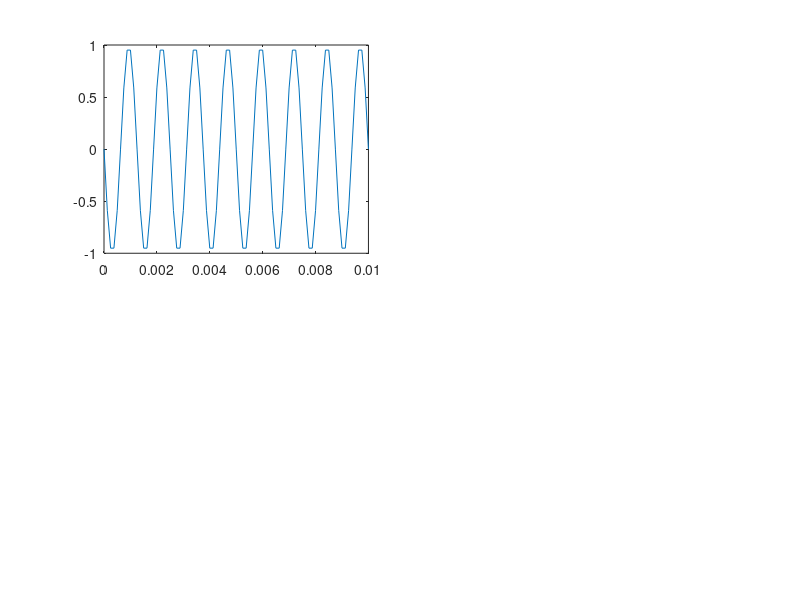

Write MATLAB code to recreate this figure. (Note: this script raises an error after producing the figure.)
clc;
clear;

% Use sinusoid frequency f = 300 Hz
f = [7200,7600,7800,7900];
%
% Sampling frequency and interval
fs = 8000;
Ts = 1/fs;
%
% Set time duration of plot, i.e., 10 msec.
tfinalplot = 10e-3;
%
% Make the time vector for the plot
nplot=0:Ts:tfinalplot;
%
% Make the time vector for replayed sound spurt
% Play the spurt for 2 seconds
tfinal = 2;
nsound=0:Ts:tfinal;
%


set(gcf, 'Position',  [400, 140, 1200, 800]);
%
C = [];
% Make the plot
for i = 1:4
    % Sample the sinusoid.
    xnT = sin(2*pi*f(1,i)*nsound);
    subplot(2,2,i);
    plot(nplot, xnT(1:length(nplot)));
    title("Subplot"+i+ ":"+" "+f(1,i)+"Hz");
    C = cat(2,C,xnT);
    audiowrite(string(f(1,i))+' Hz.wav', xnT, fs);
end

audiowrite('Q3concatenate Hz.wav', C, fs);




%
% Save xnT as a wav sound file, soundfile.wav.
% 
%
% Uncomment/edit this next line to save the graph.
% exportgraphics(gcf, ’filename_you_want.jpg’);
%